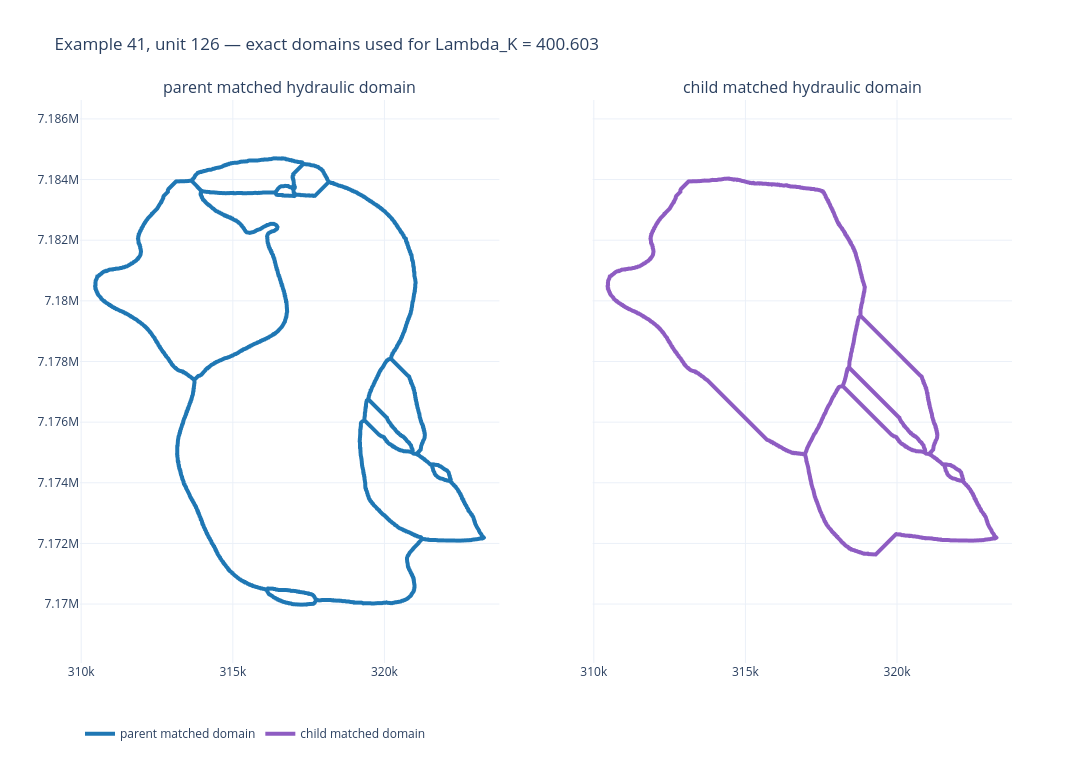

Notebook code for this chart:
### Code cell
base_directed = experiment_dir('41', 'indep') / 'states/S000_base/variant/directed'
child_directed = unit126_root / 'variant/directed'
base_links = gpd.read_file(one_path(base_directed, '*directed_links.gpkg'))
child_links = gpd.read_file(one_path(child_directed, '*directed_links.gpkg')).to_crs(base_links.crs)
parent_ids = set(domain126.loc[domain126['domain_role'].eq('parent'), 'id_link'].astype(int))
child_ids = set(domain126.loc[domain126['domain_role'].eq('child'), 'id_link'].astype(int))
parent_domain = base_links.loc[base_links['id_link'].astype(int).isin(parent_ids)].merge(
    domain126.loc[domain126['domain_role'].eq('parent')].drop(columns=['domain_role', 'state_id']),
    on='id_link', suffixes=('', '_domain'), validate='1:1'
)
child_domain = child_links.loc[child_links['id_link'].astype(int).isin(child_ids)].merge(
    domain126.loc[domain126['domain_role'].eq('child')].drop(columns=['domain_role', 'state_id']),
    on='id_link', suffixes=('', '_domain'), validate='1:1'
)
parent_domain = simplified_for_display(parent_domain)
child_domain = simplified_for_display(child_domain)
audit_area = parent_domain.geometry.union_all().union(child_domain.geometry.union_all()).buffer(500)
figure = make_subplots(rows=1, cols=2, shared_xaxes=True, shared_yaxes=True, subplot_titles=('parent matched hydraulic domain', 'child matched hydraulic domain'))

def add_link_frame(frame, column, name, color, width, dash='solid', opacity=1.0):
    first = True
    for row in frame.itertuples(index=False):
        parts = list(row.geometry.geoms) if row.geometry.geom_type == 'MultiLineString' else [row.geometry]
        for geometry in parts:
            x, y = geometry.xy
            link_id = getattr(row, 'id_link', '')
            us_node = getattr(row, 'id_us_node', '?')
            ds_node = getattr(row, 'id_ds_node', '?')
            length = getattr(row, 'len_domain', getattr(row, 'len', np.nan))
            width_value = getattr(row, 'wid_adj_routing_domain', getattr(row, 'wid_adj_routing', np.nan))
            hover = (f'{name}<br>link {link_id}<br>{us_node} → {ds_node}'
                     f'<br>length={length:.2f} m<br>routing width={width_value:.2f} m')
            figure.add_trace(go.Scattergl(
                x=list(x), y=list(y), mode='lines', name=name, legendgroup=name, showlegend=first,
                line=dict(color=color, width=width, dash=dash), opacity=opacity, hovertemplate=hover + '<extra></extra>'
            ), row=1, col=column)
            first = False

add_link_frame(parent_domain, 1, 'parent matched domain', '#1f77b4', 4)
add_link_frame(child_domain, 2, 'child matched domain', '#8e5cc2', 4)
bounds = audit_area.bounds
figure.update_xaxes(range=[bounds[0], bounds[2]], scaleanchor='y', scaleratio=1)
figure.update_yaxes(range=[bounds[1], bounds[3]])
figure.update_layout(template='plotly_white', height=760, width=1400, title='Example 41, unit 126 — exact domains used for Lambda_K = 400.603', legend=dict(orientation='h'))
display(figure)
